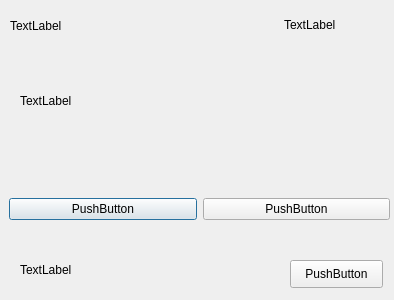
<?xml version="1.0" encoding="UTF-8"?>
<ui version="4.0">
 <class>minigame</class>
 <widget class="QDialog" name="minigame">
  <property name="geometry">
   <rect>
    <x>0</x>
    <y>0</y>
    <width>394</width>
    <height>300</height>
   </rect>
  </property>
  <property name="windowTitle">
   <string>Dialog</string>
  </property>
  <widget class="QLabel" name="question">
   <property name="geometry">
    <rect>
     <x>10</x>
     <y>10</y>
     <width>251</width>
     <height>31</height>
    </rect>
   </property>
   <property name="text">
    <string>TextLabel</string>
   </property>
  </widget>
  <widget class="QLabel" name="word">
   <property name="geometry">
    <rect>
     <x>20</x>
     <y>60</y>
     <width>371</width>
     <height>81</height>
    </rect>
   </property>
   <property name="text">
    <string>TextLabel</string>
   </property>
  </widget>
  <widget class="QWidget" name="horizontalLayoutWidget">
   <property name="geometry">
    <rect>
     <x>9</x>
     <y>169</y>
     <width>381</width>
     <height>81</height>
    </rect>
   </property>
   <layout class="QHBoxLayout" name="horizontalLayout">
    <item>
     <widget class="QPushButton" name="option_1">
      <property name="text">
       <string>PushButton</string>
      </property>
     </widget>
    </item>
    <item>
     <widget class="QPushButton" name="option_2">
      <property name="text">
       <string>PushButton</string>
      </property>
     </widget>
    </item>
   </layout>
  </widget>
  <widget class="QLabel" name="score">
   <property name="geometry">
    <rect>
     <x>284</x>
     <y>9</y>
     <width>91</width>
     <height>31</height>
    </rect>
   </property>
   <property name="text">
    <string>TextLabel</string>
   </property>
  </widget>
  <widget class="QLabel" name="right_wrong">
   <property name="geometry">
    <rect>
     <x>20</x>
     <y>260</y>
     <width>151</width>
     <height>20</height>
    </rect>
   </property>
   <property name="text">
    <string>TextLabel</string>
   </property>
  </widget>
  <widget class="QPushButton" name="next">
   <property name="geometry">
    <rect>
     <x>290</x>
     <y>260</y>
     <width>93</width>
     <height>28</height>
    </rect>
   </property>
   <property name="text">
    <string>PushButton</string>
   </property>
  </widget>
 </widget>
 <resources/>
 <connections/>
</ui>
